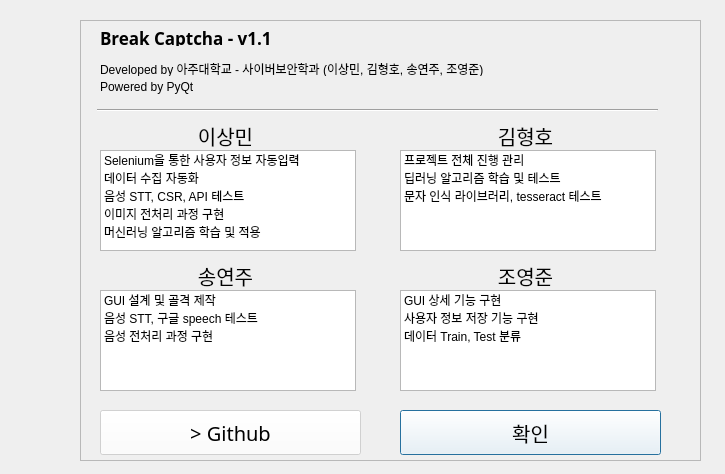
<?xml version="1.0" encoding="UTF-8"?>
<ui version="4.0">
 <class>About</class>
 <widget class="QDialog" name="About">
  <property name="geometry">
   <rect>
    <x>0</x>
    <y>0</y>
    <width>725</width>
    <height>474</height>
   </rect>
  </property>
  <property name="windowTitle">
   <string>Dialog</string>
  </property>
  <widget class="QFrame" name="frame">
   <property name="geometry">
    <rect>
     <x>80</x>
     <y>20</y>
     <width>621</width>
     <height>441</height>
    </rect>
   </property>
   <property name="frameShape">
    <enum>QFrame::StyledPanel</enum>
   </property>
   <property name="frameShadow">
    <enum>QFrame::Raised</enum>
   </property>
   <widget class="QLabel" name="label_2">
    <property name="geometry">
     <rect>
      <x>20</x>
      <y>10</y>
      <width>531</width>
      <height>16</height>
     </rect>
    </property>
    <property name="font">
     <font>
      <family>Tmon몬소리OTF Black</family>
      <pointsize>13</pointsize>
      <weight>75</weight>
      <bold>true</bold>
     </font>
    </property>
    <property name="text">
     <string>Break Captcha - v1.1</string>
    </property>
   </widget>
   <widget class="QLabel" name="label_3">
    <property name="geometry">
     <rect>
      <x>20</x>
      <y>40</y>
      <width>501</width>
      <height>16</height>
     </rect>
    </property>
    <property name="layoutDirection">
     <enum>Qt::LeftToRight</enum>
    </property>
    <property name="text">
     <string>Developed by 아주대학교 - 사이버보안학과 (이상민, 김형호, 송연주, 조영준)</string>
    </property>
    <property name="alignment">
     <set>Qt::AlignLeading|Qt::AlignLeft|Qt::AlignTop</set>
    </property>
   </widget>
   <widget class="QLabel" name="label_4">
    <property name="geometry">
     <rect>
      <x>20</x>
      <y>60</y>
      <width>251</width>
      <height>16</height>
     </rect>
    </property>
    <property name="layoutDirection">
     <enum>Qt::LeftToRight</enum>
    </property>
    <property name="text">
     <string>Powered by PyQt</string>
    </property>
    <property name="alignment">
     <set>Qt::AlignLeading|Qt::AlignLeft|Qt::AlignTop</set>
    </property>
   </widget>
   <widget class="QListWidget" name="listWidget">
    <property name="geometry">
     <rect>
      <x>320</x>
      <y>130</y>
      <width>256</width>
      <height>101</height>
     </rect>
    </property>
    <item>
     <property name="text">
      <string>프로젝트 전체 진행 관리</string>
     </property>
    </item>
    <item>
     <property name="text">
      <string>딥러닝 알고리즘 학습 및 테스트</string>
     </property>
    </item>
    <item>
     <property name="text">
      <string>문자 인식 라이브러리, tesseract 테스트</string>
     </property>
    </item>
   </widget>
   <widget class="QLabel" name="label_5">
    <property name="geometry">
     <rect>
      <x>20</x>
      <y>100</y>
      <width>251</width>
      <height>31</height>
     </rect>
    </property>
    <property name="font">
     <font>
      <family>경기천년제목 Light</family>
      <pointsize>15</pointsize>
     </font>
    </property>
    <property name="text">
     <string>이상민</string>
    </property>
    <property name="alignment">
     <set>Qt::AlignCenter</set>
    </property>
   </widget>
   <widget class="QListWidget" name="listWidget_2">
    <property name="geometry">
     <rect>
      <x>20</x>
      <y>130</y>
      <width>256</width>
      <height>101</height>
     </rect>
    </property>
    <item>
     <property name="text">
      <string>Selenium을 통한 사용자 정보 자동입력</string>
     </property>
    </item>
    <item>
     <property name="text">
      <string>데이터 수집 자동화</string>
     </property>
    </item>
    <item>
     <property name="text">
      <string>음성 STT, CSR, API 테스트</string>
     </property>
    </item>
    <item>
     <property name="text">
      <string>이미지 전처리 과정 구현</string>
     </property>
    </item>
    <item>
     <property name="text">
      <string>머신러닝 알고리즘 학습 및 적용</string>
     </property>
     <property name="icon">
      <iconset>
       <normaloff>:/newPrefix/robot.ico</normaloff>:/newPrefix/robot.ico</iconset>
     </property>
    </item>
   </widget>
   <widget class="QListWidget" name="listWidget_3">
    <property name="geometry">
     <rect>
      <x>20</x>
      <y>270</y>
      <width>256</width>
      <height>101</height>
     </rect>
    </property>
    <item>
     <property name="text">
      <string>GUI 설계 및 골격 제작</string>
     </property>
    </item>
    <item>
     <property name="text">
      <string>음성 STT, 구글 speech 테스트</string>
     </property>
    </item>
    <item>
     <property name="text">
      <string>음성 전처리 과정 구현</string>
     </property>
    </item>
   </widget>
   <widget class="QListWidget" name="listWidget_4">
    <property name="geometry">
     <rect>
      <x>320</x>
      <y>270</y>
      <width>256</width>
      <height>101</height>
     </rect>
    </property>
    <item>
     <property name="text">
      <string>GUI 상세 기능 구현</string>
     </property>
    </item>
    <item>
     <property name="text">
      <string>사용자 정보 저장 기능 구현</string>
     </property>
    </item>
    <item>
     <property name="text">
      <string>데이터 Train, Test 분류</string>
     </property>
    </item>
   </widget>
   <widget class="QLabel" name="label_6">
    <property name="geometry">
     <rect>
      <x>400</x>
      <y>100</y>
      <width>91</width>
      <height>31</height>
     </rect>
    </property>
    <property name="font">
     <font>
      <family>경기천년제목 Light</family>
      <pointsize>15</pointsize>
     </font>
    </property>
    <property name="text">
     <string>김형호</string>
    </property>
    <property name="alignment">
     <set>Qt::AlignCenter</set>
    </property>
   </widget>
   <widget class="QLabel" name="label_7">
    <property name="geometry">
     <rect>
      <x>100</x>
      <y>240</y>
      <width>91</width>
      <height>31</height>
     </rect>
    </property>
    <property name="font">
     <font>
      <family>경기천년제목 Light</family>
      <pointsize>15</pointsize>
     </font>
    </property>
    <property name="text">
     <string>송연주</string>
    </property>
    <property name="alignment">
     <set>Qt::AlignCenter</set>
    </property>
   </widget>
   <widget class="QLabel" name="label_8">
    <property name="geometry">
     <rect>
      <x>400</x>
      <y>240</y>
      <width>91</width>
      <height>31</height>
     </rect>
    </property>
    <property name="font">
     <font>
      <family>경기천년제목 Light</family>
      <pointsize>15</pointsize>
     </font>
    </property>
    <property name="text">
     <string>조영준</string>
    </property>
    <property name="alignment">
     <set>Qt::AlignCenter</set>
    </property>
   </widget>
   <widget class="Line" name="line">
    <property name="geometry">
     <rect>
      <x>17</x>
      <y>80</y>
      <width>561</width>
      <height>20</height>
     </rect>
    </property>
    <property name="orientation">
     <enum>Qt::Horizontal</enum>
    </property>
   </widget>
   <widget class="QPushButton" name="pushButton">
    <property name="geometry">
     <rect>
      <x>320</x>
      <y>390</y>
      <width>261</width>
      <height>45</height>
     </rect>
    </property>
    <property name="font">
     <font>
      <family>경기천년제목 Light</family>
      <pointsize>15</pointsize>
     </font>
    </property>
    <property name="styleSheet">
     <string notr="true">background-color: rgba(255, 255, 255, 150);
border-color: rgb(0, 0, 255);
</string>
    </property>
    <property name="text">
     <string>확인</string>
    </property>
   </widget>
   <widget class="QPushButton" name="linkButton">
    <property name="geometry">
     <rect>
      <x>20</x>
      <y>390</y>
      <width>261</width>
      <height>45</height>
     </rect>
    </property>
    <property name="font">
     <font>
      <family>경기천년제목 Light</family>
      <pointsize>15</pointsize>
     </font>
    </property>
    <property name="styleSheet">
     <string notr="true">background-color: rgba(255, 255, 255, 150);
border-color: rgb(0, 0, 255, 255);
</string>
    </property>
    <property name="text">
     <string>&gt; Github</string>
    </property>
   </widget>
  </widget>
  <widget class="QLabel" name="label">
   <property name="geometry">
    <rect>
     <x>30</x>
     <y>30</y>
     <width>41</width>
     <height>41</height>
    </rect>
   </property>
   <property name="text">
    <string/>
   </property>
   <property name="pixmap">
    <pixmap>robot.ico</pixmap>
   </property>
   <property name="scaledContents">
    <bool>true</bool>
   </property>
  </widget>
 </widget>
 <resources/>
 <connections/>
</ui>
